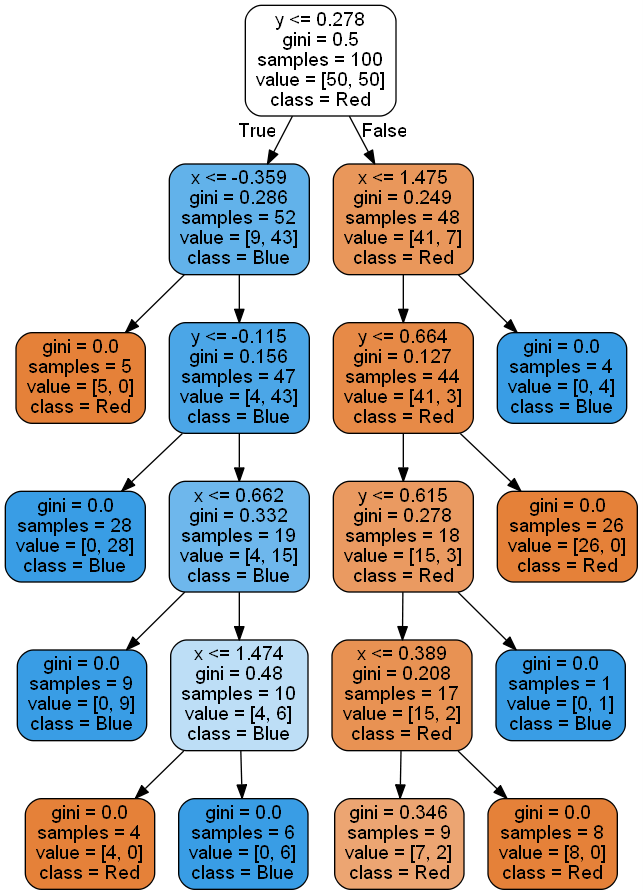
#> input picture Exercise 1/tree.png, 643 x 895 px
$ python moons_dataset_decisiontree.py
#> lines starting #> are read from the running program, lines starting #| are printed output that depends on the picture
import pydotplus
import matplotlib.image as mpimg
import io
import matplotlib.pyplot as plt
from sklearn.datasets import make_moons
from sklearn.model_selection import train_test_split
from matplotlib import pyplot
from pandas import DataFrame
from sklearn.tree import DecisionTreeClassifier, export_graphviz

# makes 100 moons
X, y = make_moons(n_samples=100, noise=0.1)

# scatter plot, dots colored by class value
df = DataFrame(dict(x=X[:, 0], y=X[:, 1], label=y))
colors = {0: 'red', 1: 'blue'}
fig, ax = pyplot.subplots()
grouped = df.groupby('label')
for key, group in grouped:
    group.plot(ax=ax, kind='scatter', x='x', y='y', label=key, color=colors[key])

pyplot.show()
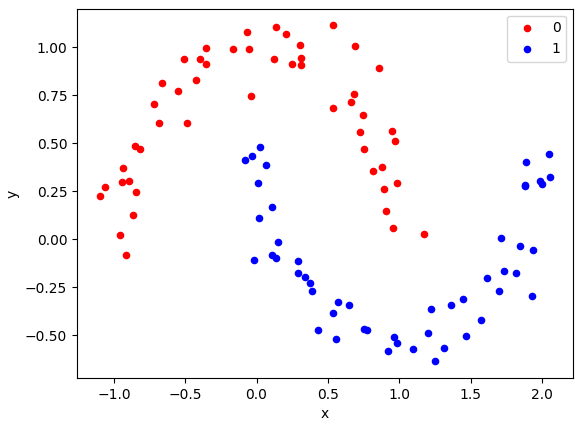
#> figure drawn by matplotlib, 1 panel

# splits data up in training data and test data
X_train, X_test, y_train, y_test = train_test_split(X, y, stratify=y, random_state=42)

# makes labels for picture
target_names = ['Red', 'Blue']
feature_names = ['x', 'y']

# train classifier
tree_clf = DecisionTreeClassifier(max_depth=5)  # indicate we do not want the tree to be deeper than 2 levels
tree_clf.fit(X, y)  # training the classifier
accuracy = tree_clf.score(X, y)

# print accuracy
print(accuracy)

for name, score in zip(feature_names, tree_clf.feature_importances_):
    print("feature importance: ", name, score)

dot_data = io.StringIO()

# export picture labels
export_graphviz(tree_clf,
                out_file=dot_data,
                feature_names=feature_names,
                class_names=target_names,
                rounded=True,
                filled=True)

# makes decision tree picture
filename = "tree.png"
pydotplus.graph_from_dot_data(dot_data.getvalue()).write_png(filename)  # write the dot data to a png file
#> (this line was passed over: pydotplus is not available in this run)
img = mpimg.imread(filename)  # read this png file
#> img is the input picture: shape (895, 643, 4) float32; mean R, G, B, A 0.786, 0.782, 0.779, 0.998

# image size in plt
plt.figure(figsize=(8, 8))  # setting the size to 10 x 10 inches of the figure.
imgplot = plt.imshow(img)  # plot the image.
plt.show()
